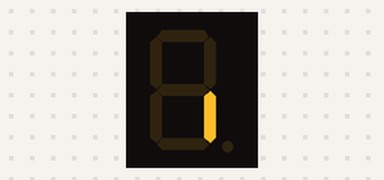
Bench run of a sketch on a simulated Arduino Uno, built with avr-gcc and run on an emulated ATmega328P. Shown: 1-digit seven-segment display. Wiring (inferred from the names in the program): 1-digit 7-segment display, segments lit when HIGH: segments pin 1, pin 2, pin 3, pin 4, pin 5, pin 6, pin 7, pin 8. The segment pins are drawn as the display they are named for.

Above: at 0.3 s.
At 0.7 s:
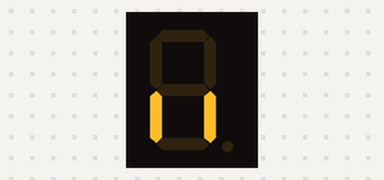
At 5.27 s:
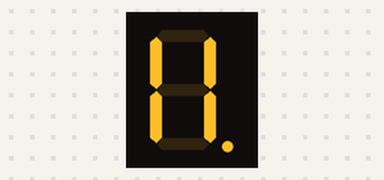
At 10.67 s:
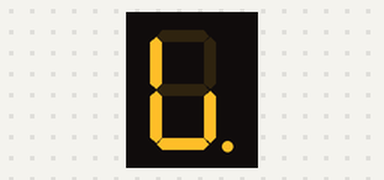
At 19.77 s:
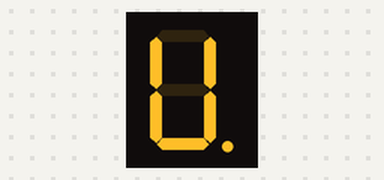
At 39.4 s:
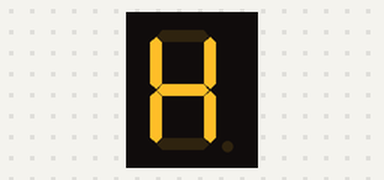

Measured:
- what the display in image 0 shows lasts 0.4 s, from 0.1 s to 0.5 s

The sketch:

acido.ino
```cpp
//Variable Statement
//~Analog pin
int a = 1;
int b = 2;
int c = 3;//~
int d = 4;
int e = 5;//~
int f = 6;//~
int g = 7;
int h = 8;

//brigthness
int b1 = 0;
int b2 = 150;
int b3 = 200;
int b4 = 255;

//time
int t1 = 100;
int t2 = 250;

void setup() {
  //Of our Arduinoboard variable = pinNumber
  //Value of Pinmode variable output
  pinMode(a, OUTPUT);
  pinMode(b, OUTPUT);
  pinMode(c, OUTPUT);
  pinMode(d, OUTPUT);
  pinMode(e, OUTPUT);
  pinMode(f, OUTPUT);
  pinMode(g, OUTPUT);
  pinMode(h, OUTPUT);
}

void loop() {
  //to run repeatedly:
  //Analog~
  //Variable c whit value of variable brigthness b++
  //delayconstant t1
  analogWrite(c, b1);
  delay(t1);
  analogWrite(c, b2);
  delay(t1);
  analogWrite(c, b3);
  delay(t1);
  analogWrite(c, b4);
  delay(t1);
  //Analog~
  //Variable e whit value of variable brigthness b++
  analogWrite(e, b1);
  delay(t1);
  analogWrite(e, b2);
  delay(t1);
  analogWrite(e, b3);
  delay(t1);
  analogWrite(e, b4);
  delay(t1);
  //Analog~
  //Variable c whit value of variable brigthness b++
  analogWrite(f, b1);
  delay(t1);
  analogWrite(f, b2);
  delay(t1);
  analogWrite(f, b3);
  delay(t1);
  analogWrite(f, b4);
  delay(t1);

  //Variables and boolean value
  digitalWrite(a, HIGH);
  delay(t1);
  digitalWrite(b, LOW);
  delay(t1);
  digitalWrite(d, HIGH);
  delay(t1);
  digitalWrite(g, LOW);
  delay(t1);
  digitalWrite(h, HIGH);
  delay(t1);

  digitalWrite(a, LOW);
  delay(t2);
  digitalWrite(b, HIGH);
  delay(t2);
  digitalWrite(d, LOW);
  delay(t2);
  digitalWrite(g, HIGH);
  delay(t2);
  digitalWrite(h, LOW);
  delay(t2);
}
```
